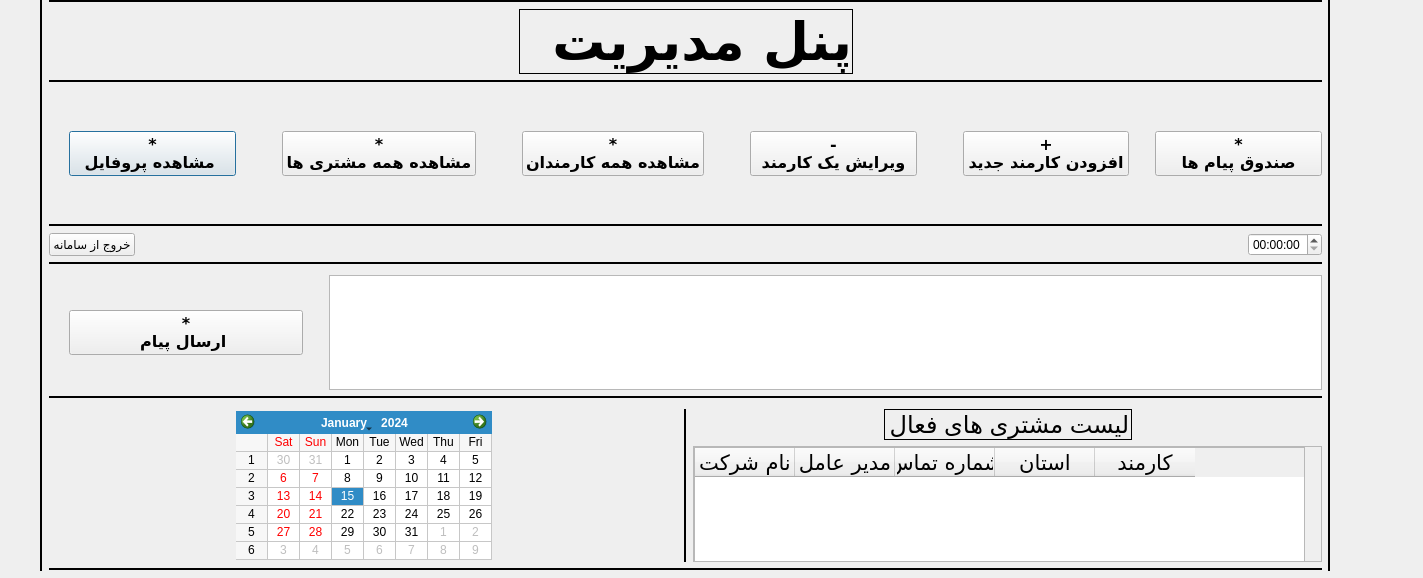
<?xml version="1.0" encoding="UTF-8"?>
<ui version="4.0">
 <class>boss</class>
 <widget class="QDialog" name="boss">
  <property name="geometry">
   <rect>
    <x>0</x>
    <y>0</y>
    <width>1423</width>
    <height>578</height>
   </rect>
  </property>
  <property name="windowTitle">
   <string>Dialog</string>
  </property>
  <widget class="QWidget" name="layoutWidget">
   <property name="geometry">
    <rect>
     <x>0</x>
     <y>0</y>
     <width>1371</width>
     <height>571</height>
    </rect>
   </property>
   <layout class="QHBoxLayout" name="horizontalLayout_17">
    <item>
     <spacer name="horizontalSpacer_37">
      <property name="orientation">
       <enum>Qt::Horizontal</enum>
      </property>
      <property name="sizeType">
       <enum>QSizePolicy::Maximum</enum>
      </property>
      <property name="sizeHint" stdset="0">
       <size>
        <width>40</width>
        <height>20</height>
       </size>
      </property>
     </spacer>
    </item>
    <item>
     <widget class="Line" name="line_19">
      <property name="frameShadow">
       <enum>QFrame::Plain</enum>
      </property>
      <property name="lineWidth">
       <number>2</number>
      </property>
      <property name="orientation">
       <enum>Qt::Vertical</enum>
      </property>
     </widget>
    </item>
    <item>
     <layout class="QVBoxLayout" name="verticalLayout_17">
      <item>
       <layout class="QVBoxLayout" name="verticalLayout_18">
        <item>
         <widget class="Line" name="line_20">
          <property name="frameShadow">
           <enum>QFrame::Plain</enum>
          </property>
          <property name="lineWidth">
           <number>2</number>
          </property>
          <property name="orientation">
           <enum>Qt::Horizontal</enum>
          </property>
         </widget>
        </item>
        <item>
         <spacer name="verticalSpacer_23">
          <property name="orientation">
           <enum>Qt::Vertical</enum>
          </property>
          <property name="sizeHint" stdset="0">
           <size>
            <width>20</width>
            <height>40</height>
           </size>
          </property>
         </spacer>
        </item>
        <item>
         <layout class="QHBoxLayout" name="horizontalLayout_18">
          <item>
           <spacer name="horizontalSpacer_38">
            <property name="orientation">
             <enum>Qt::Horizontal</enum>
            </property>
            <property name="sizeHint" stdset="0">
             <size>
              <width>40</width>
              <height>20</height>
             </size>
            </property>
           </spacer>
          </item>
          <item>
           <widget class="QLabel" name="Boss_title_3">
            <property name="font">
             <font>
              <family>B Nazanin</family>
              <pointsize>40</pointsize>
              <weight>75</weight>
              <bold>true</bold>
             </font>
            </property>
            <property name="focusPolicy">
             <enum>Qt::ClickFocus</enum>
            </property>
            <property name="frameShape">
             <enum>QFrame::Box</enum>
            </property>
            <property name="text">
             <string>پنل مدیریت</string>
            </property>
           </widget>
          </item>
          <item>
           <spacer name="horizontalSpacer_39">
            <property name="orientation">
             <enum>Qt::Horizontal</enum>
            </property>
            <property name="sizeHint" stdset="0">
             <size>
              <width>40</width>
              <height>20</height>
             </size>
            </property>
           </spacer>
          </item>
         </layout>
        </item>
       </layout>
      </item>
      <item>
       <widget class="Line" name="line_21">
        <property name="windowModality">
         <enum>Qt::ApplicationModal</enum>
        </property>
        <property name="frameShadow">
         <enum>QFrame::Plain</enum>
        </property>
        <property name="lineWidth">
         <number>2</number>
        </property>
        <property name="orientation">
         <enum>Qt::Horizontal</enum>
        </property>
       </widget>
      </item>
      <item>
       <layout class="QVBoxLayout" name="verticalLayout_19">
        <item>
         <spacer name="verticalSpacer_24">
          <property name="orientation">
           <enum>Qt::Vertical</enum>
          </property>
          <property name="sizeHint" stdset="0">
           <size>
            <width>20</width>
            <height>40</height>
           </size>
          </property>
         </spacer>
        </item>
        <item>
         <spacer name="verticalSpacer_25">
          <property name="orientation">
           <enum>Qt::Vertical</enum>
          </property>
          <property name="sizeHint" stdset="0">
           <size>
            <width>20</width>
            <height>40</height>
           </size>
          </property>
         </spacer>
        </item>
        <item>
         <layout class="QHBoxLayout" name="horizontalLayout_19">
          <item>
           <spacer name="horizontalSpacer_40">
            <property name="orientation">
             <enum>Qt::Horizontal</enum>
            </property>
            <property name="sizeType">
             <enum>QSizePolicy::Maximum</enum>
            </property>
            <property name="sizeHint" stdset="0">
             <size>
              <width>20</width>
              <height>20</height>
             </size>
            </property>
           </spacer>
          </item>
          <item>
           <widget class="QPushButton" name="see_prof_5">
            <property name="font">
             <font>
              <family>B Nazanin</family>
              <pointsize>12</pointsize>
              <weight>75</weight>
              <bold>true</bold>
             </font>
            </property>
            <property name="toolTip">
             <string>&lt;html&gt;&lt;head/&gt;&lt;body&gt;&lt;p&gt;برای افزودن کارمند جدید کلیک کنید.&lt;/p&gt;&lt;/body&gt;&lt;/html&gt;</string>
            </property>
            <property name="layoutDirection">
             <enum>Qt::RightToLeft</enum>
            </property>
            <property name="text">
             <string>*
مشاهده پروفایل </string>
            </property>
            <property name="checkable">
             <bool>false</bool>
            </property>
            <property name="autoRepeat">
             <bool>false</bool>
            </property>
            <property name="autoRepeatDelay">
             <number>300</number>
            </property>
           </widget>
          </item>
          <item>
           <spacer name="horizontalSpacer_41">
            <property name="orientation">
             <enum>Qt::Horizontal</enum>
            </property>
            <property name="sizeType">
             <enum>QSizePolicy::Maximum</enum>
            </property>
            <property name="sizeHint" stdset="0">
             <size>
              <width>40</width>
              <height>20</height>
             </size>
            </property>
           </spacer>
          </item>
          <item>
           <widget class="QPushButton" name="see_calls_3">
            <property name="font">
             <font>
              <family>B Nazanin</family>
              <pointsize>12</pointsize>
              <weight>75</weight>
              <bold>true</bold>
             </font>
            </property>
            <property name="toolTip">
             <string>&lt;html&gt;&lt;head/&gt;&lt;body&gt;&lt;p&gt;برای افزودن کارمند جدید کلیک کنید.&lt;/p&gt;&lt;/body&gt;&lt;/html&gt;</string>
            </property>
            <property name="layoutDirection">
             <enum>Qt::RightToLeft</enum>
            </property>
            <property name="text">
             <string>*
مشاهده همه مشتری ها</string>
            </property>
            <property name="checkable">
             <bool>false</bool>
            </property>
            <property name="autoRepeat">
             <bool>false</bool>
            </property>
            <property name="autoRepeatDelay">
             <number>300</number>
            </property>
           </widget>
          </item>
          <item>
           <spacer name="horizontalSpacer_42">
            <property name="orientation">
             <enum>Qt::Horizontal</enum>
            </property>
            <property name="sizeType">
             <enum>QSizePolicy::Maximum</enum>
            </property>
            <property name="sizeHint" stdset="0">
             <size>
              <width>40</width>
              <height>20</height>
             </size>
            </property>
           </spacer>
          </item>
          <item>
           <widget class="QPushButton" name="see_emp_3">
            <property name="font">
             <font>
              <family>B Nazanin</family>
              <pointsize>12</pointsize>
              <weight>75</weight>
              <bold>true</bold>
             </font>
            </property>
            <property name="toolTip">
             <string>&lt;html&gt;&lt;head/&gt;&lt;body&gt;&lt;p&gt;برای افزودن کارمند جدید کلیک کنید.&lt;/p&gt;&lt;/body&gt;&lt;/html&gt;</string>
            </property>
            <property name="layoutDirection">
             <enum>Qt::RightToLeft</enum>
            </property>
            <property name="text">
             <string>*
مشاهده همه کارمندان</string>
            </property>
            <property name="checkable">
             <bool>false</bool>
            </property>
            <property name="autoRepeat">
             <bool>false</bool>
            </property>
            <property name="autoRepeatDelay">
             <number>300</number>
            </property>
           </widget>
          </item>
          <item>
           <spacer name="horizontalSpacer_43">
            <property name="orientation">
             <enum>Qt::Horizontal</enum>
            </property>
            <property name="sizeType">
             <enum>QSizePolicy::Maximum</enum>
            </property>
            <property name="sizeHint" stdset="0">
             <size>
              <width>40</width>
              <height>20</height>
             </size>
            </property>
           </spacer>
          </item>
          <item>
           <widget class="QPushButton" name="Del_emp_3">
            <property name="font">
             <font>
              <family>B Nazanin</family>
              <pointsize>12</pointsize>
              <weight>75</weight>
              <bold>true</bold>
             </font>
            </property>
            <property name="toolTip">
             <string>&lt;html&gt;&lt;head/&gt;&lt;body&gt;&lt;p&gt;برای افزودن کارمند جدید کلیک کنید.&lt;/p&gt;&lt;/body&gt;&lt;/html&gt;</string>
            </property>
            <property name="layoutDirection">
             <enum>Qt::RightToLeft</enum>
            </property>
            <property name="text">
             <string>-
ویرایش یک کارمند</string>
            </property>
            <property name="checkable">
             <bool>false</bool>
            </property>
            <property name="autoRepeat">
             <bool>false</bool>
            </property>
            <property name="autoRepeatDelay">
             <number>300</number>
            </property>
           </widget>
          </item>
          <item>
           <spacer name="horizontalSpacer_44">
            <property name="orientation">
             <enum>Qt::Horizontal</enum>
            </property>
            <property name="sizeType">
             <enum>QSizePolicy::Maximum</enum>
            </property>
            <property name="sizeHint" stdset="0">
             <size>
              <width>40</width>
              <height>20</height>
             </size>
            </property>
           </spacer>
          </item>
          <item>
           <widget class="QPushButton" name="Add_emp_3">
            <property name="font">
             <font>
              <family>B Nazanin</family>
              <pointsize>12</pointsize>
              <weight>75</weight>
              <bold>true</bold>
             </font>
            </property>
            <property name="toolTip">
             <string>&lt;html&gt;&lt;head/&gt;&lt;body&gt;&lt;p&gt;برای افزودن کارمند جدید کلیک کنید.&lt;/p&gt;&lt;/body&gt;&lt;/html&gt;</string>
            </property>
            <property name="layoutDirection">
             <enum>Qt::RightToLeft</enum>
            </property>
            <property name="text">
             <string>+
افزودن کارمند جدید</string>
            </property>
            <property name="checkable">
             <bool>false</bool>
            </property>
            <property name="autoRepeat">
             <bool>false</bool>
            </property>
            <property name="autoRepeatDelay">
             <number>300</number>
            </property>
           </widget>
          </item>
          <item>
           <spacer name="horizontalSpacer_45">
            <property name="orientation">
             <enum>Qt::Horizontal</enum>
            </property>
            <property name="sizeType">
             <enum>QSizePolicy::Maximum</enum>
            </property>
            <property name="sizeHint" stdset="0">
             <size>
              <width>20</width>
              <height>20</height>
             </size>
            </property>
           </spacer>
          </item>
          <item>
           <widget class="QPushButton" name="Inbox">
            <property name="font">
             <font>
              <family>B Nazanin</family>
              <pointsize>12</pointsize>
              <weight>75</weight>
              <bold>true</bold>
             </font>
            </property>
            <property name="toolTip">
             <string>&lt;html&gt;&lt;head/&gt;&lt;body&gt;&lt;p align=&quot;center&quot;&gt;&lt;span style=&quot; font-size:6pt;&quot;&gt;.برای ویرایش اطلاعات یک کلیک کنید&lt;/span&gt;&lt;/p&gt;&lt;/body&gt;&lt;/html&gt;</string>
            </property>
            <property name="layoutDirection">
             <enum>Qt::RightToLeft</enum>
            </property>
            <property name="text">
             <string>*
صندوق پیام ها</string>
            </property>
            <property name="checkable">
             <bool>false</bool>
            </property>
            <property name="autoRepeat">
             <bool>false</bool>
            </property>
            <property name="autoRepeatDelay">
             <number>300</number>
            </property>
           </widget>
          </item>
         </layout>
        </item>
        <item>
         <spacer name="verticalSpacer_26">
          <property name="orientation">
           <enum>Qt::Vertical</enum>
          </property>
          <property name="sizeHint" stdset="0">
           <size>
            <width>20</width>
            <height>40</height>
           </size>
          </property>
         </spacer>
        </item>
        <item>
         <spacer name="verticalSpacer_27">
          <property name="orientation">
           <enum>Qt::Vertical</enum>
          </property>
          <property name="sizeHint" stdset="0">
           <size>
            <width>20</width>
            <height>40</height>
           </size>
          </property>
         </spacer>
        </item>
       </layout>
      </item>
      <item>
       <widget class="Line" name="line_22">
        <property name="windowModality">
         <enum>Qt::ApplicationModal</enum>
        </property>
        <property name="frameShadow">
         <enum>QFrame::Plain</enum>
        </property>
        <property name="lineWidth">
         <number>2</number>
        </property>
        <property name="orientation">
         <enum>Qt::Horizontal</enum>
        </property>
       </widget>
      </item>
      <item>
       <layout class="QVBoxLayout" name="verticalLayout_20">
        <item>
         <layout class="QHBoxLayout" name="horizontalLayout_20">
          <item>
           <widget class="QPushButton" name="logout">
            <property name="text">
             <string>خروج از سامانه</string>
            </property>
           </widget>
          </item>
          <item>
           <spacer name="horizontalSpacer">
            <property name="orientation">
             <enum>Qt::Horizontal</enum>
            </property>
            <property name="sizeHint" stdset="0">
             <size>
              <width>40</width>
              <height>20</height>
             </size>
            </property>
           </spacer>
          </item>
          <item>
           <spacer name="horizontalSpacer_46">
            <property name="orientation">
             <enum>Qt::Horizontal</enum>
            </property>
            <property name="sizeType">
             <enum>QSizePolicy::Maximum</enum>
            </property>
            <property name="sizeHint" stdset="0">
             <size>
              <width>300</width>
              <height>20</height>
             </size>
            </property>
           </spacer>
          </item>
          <item>
           <widget class="QTimeEdit" name="timeEdit_3">
            <property name="currentSection">
             <enum>QDateTimeEdit::HourSection</enum>
            </property>
           </widget>
          </item>
         </layout>
        </item>
       </layout>
      </item>
      <item>
       <widget class="Line" name="line_23">
        <property name="frameShadow">
         <enum>QFrame::Plain</enum>
        </property>
        <property name="lineWidth">
         <number>2</number>
        </property>
        <property name="orientation">
         <enum>Qt::Horizontal</enum>
        </property>
       </widget>
      </item>
      <item>
       <spacer name="verticalSpacer_28">
        <property name="orientation">
         <enum>Qt::Vertical</enum>
        </property>
        <property name="sizeHint" stdset="0">
         <size>
          <width>20</width>
          <height>80</height>
         </size>
        </property>
       </spacer>
      </item>
      <item>
       <layout class="QVBoxLayout" name="verticalLayout_21">
        <item>
         <layout class="QHBoxLayout" name="horizontalLayout_21">
          <item>
           <spacer name="horizontalSpacer_48">
            <property name="orientation">
             <enum>Qt::Horizontal</enum>
            </property>
            <property name="sizeType">
             <enum>QSizePolicy::Maximum</enum>
            </property>
            <property name="sizeHint" stdset="0">
             <size>
              <width>20</width>
              <height>20</height>
             </size>
            </property>
           </spacer>
          </item>
          <item>
           <widget class="QPushButton" name="see_prof_6">
            <property name="font">
             <font>
              <family>B Nazanin</family>
              <pointsize>12</pointsize>
              <weight>75</weight>
              <bold>true</bold>
             </font>
            </property>
            <property name="toolTip">
             <string>&lt;html&gt;&lt;head/&gt;&lt;body&gt;&lt;p&gt;برای افزودن کارمند جدید کلیک کنید.&lt;/p&gt;&lt;/body&gt;&lt;/html&gt;</string>
            </property>
            <property name="layoutDirection">
             <enum>Qt::RightToLeft</enum>
            </property>
            <property name="text">
             <string>*
            ارسال پیام             </string>
            </property>
            <property name="checkable">
             <bool>false</bool>
            </property>
            <property name="autoRepeat">
             <bool>false</bool>
            </property>
            <property name="autoRepeatDelay">
             <number>300</number>
            </property>
           </widget>
          </item>
          <item>
           <spacer name="horizontalSpacer_49">
            <property name="orientation">
             <enum>Qt::Horizontal</enum>
            </property>
            <property name="sizeType">
             <enum>QSizePolicy::Maximum</enum>
            </property>
            <property name="sizeHint" stdset="0">
             <size>
              <width>20</width>
              <height>20</height>
             </size>
            </property>
           </spacer>
          </item>
          <item>
           <layout class="QVBoxLayout" name="verticalLayout_22">
            <item>
             <widget class="QTextEdit" name="messageText">
              <property name="font">
               <font>
                <family>B Nazanin</family>
                <pointsize>16</pointsize>
                <weight>50</weight>
                <bold>false</bold>
               </font>
              </property>
             </widget>
            </item>
           </layout>
          </item>
         </layout>
        </item>
       </layout>
      </item>
      <item>
       <widget class="Line" name="line_24">
        <property name="frameShadow">
         <enum>QFrame::Plain</enum>
        </property>
        <property name="lineWidth">
         <number>2</number>
        </property>
        <property name="orientation">
         <enum>Qt::Horizontal</enum>
        </property>
       </widget>
      </item>
      <item>
       <spacer name="verticalSpacer_29">
        <property name="orientation">
         <enum>Qt::Vertical</enum>
        </property>
        <property name="sizeHint" stdset="0">
         <size>
          <width>20</width>
          <height>80</height>
         </size>
        </property>
       </spacer>
      </item>
      <item>
       <layout class="QHBoxLayout" name="horizontalLayout_22">
        <item>
         <layout class="QVBoxLayout" name="verticalLayout_23">
          <item>
           <spacer name="verticalSpacer_30">
            <property name="orientation">
             <enum>Qt::Vertical</enum>
            </property>
            <property name="sizeHint" stdset="0">
             <size>
              <width>20</width>
              <height>40</height>
             </size>
            </property>
           </spacer>
          </item>
          <item>
           <layout class="QHBoxLayout" name="horizontalLayout_23">
            <item>
             <spacer name="horizontalSpacer_50">
              <property name="orientation">
               <enum>Qt::Horizontal</enum>
              </property>
              <property name="sizeHint" stdset="0">
               <size>
                <width>40</width>
                <height>20</height>
               </size>
              </property>
             </spacer>
            </item>
            <item>
             <widget class="QCalendarWidget" name="calendarWidget_3">
              <property name="firstDayOfWeek">
               <enum>Qt::Saturday</enum>
              </property>
              <property name="gridVisible">
               <bool>true</bool>
              </property>
              <property name="selectionMode">
               <enum>QCalendarWidget::SingleSelection</enum>
              </property>
              <property name="horizontalHeaderFormat">
               <enum>QCalendarWidget::ShortDayNames</enum>
              </property>
              <property name="verticalHeaderFormat">
               <enum>QCalendarWidget::ISOWeekNumbers</enum>
              </property>
              <property name="navigationBarVisible">
               <bool>true</bool>
              </property>
              <property name="dateEditEnabled">
               <bool>true</bool>
              </property>
             </widget>
            </item>
            <item>
             <spacer name="horizontalSpacer_51">
              <property name="orientation">
               <enum>Qt::Horizontal</enum>
              </property>
              <property name="sizeType">
               <enum>QSizePolicy::Expanding</enum>
              </property>
              <property name="sizeHint" stdset="0">
               <size>
                <width>40</width>
                <height>20</height>
               </size>
              </property>
             </spacer>
            </item>
           </layout>
          </item>
          <item>
           <spacer name="verticalSpacer_31">
            <property name="orientation">
             <enum>Qt::Vertical</enum>
            </property>
            <property name="sizeHint" stdset="0">
             <size>
              <width>20</width>
              <height>40</height>
             </size>
            </property>
           </spacer>
          </item>
         </layout>
        </item>
        <item>
         <widget class="Line" name="line_25">
          <property name="frameShadow">
           <enum>QFrame::Plain</enum>
          </property>
          <property name="lineWidth">
           <number>2</number>
          </property>
          <property name="orientation">
           <enum>Qt::Vertical</enum>
          </property>
         </widget>
        </item>
        <item>
         <layout class="QVBoxLayout" name="verticalLayout_24">
          <item>
           <layout class="QHBoxLayout" name="horizontalLayout_24">
            <item>
             <spacer name="horizontalSpacer_52">
              <property name="orientation">
               <enum>Qt::Horizontal</enum>
              </property>
              <property name="sizeHint" stdset="0">
               <size>
                <width>40</width>
                <height>20</height>
               </size>
              </property>
             </spacer>
            </item>
            <item>
             <widget class="QLabel" name="calls_list_3">
              <property name="frameShape">
               <enum>QFrame::Box</enum>
              </property>
              <property name="text">
               <string>&lt;html&gt;&lt;head/&gt;&lt;body&gt;&lt;p align=&quot;center&quot;&gt;&lt;span style=&quot; font-size:18pt;&quot;&gt;لیست مشتری های فعال&lt;/span&gt;&lt;/p&gt;&lt;/body&gt;&lt;/html&gt;</string>
              </property>
             </widget>
            </item>
            <item>
             <spacer name="horizontalSpacer_53">
              <property name="orientation">
               <enum>Qt::Horizontal</enum>
              </property>
              <property name="sizeHint" stdset="0">
               <size>
                <width>40</width>
                <height>20</height>
               </size>
              </property>
             </spacer>
            </item>
           </layout>
          </item>
          <item>
           <widget class="QScrollArea" name="scrollArea_3">
            <property name="widgetResizable">
             <bool>true</bool>
            </property>
            <widget class="QWidget" name="scrollAreaWidgetContents_3">
             <property name="geometry">
              <rect>
               <x>0</x>
               <y>0</y>
               <width>616</width>
               <height>156</height>
              </rect>
             </property>
             <widget class="QTableWidget" name="activeClientTable">
              <property name="geometry">
               <rect>
                <x>0</x>
                <y>0</y>
                <width>611</width>
                <height>151</height>
               </rect>
              </property>
              <column>
               <property name="text">
                <string>نام شرکت</string>
               </property>
               <property name="font">
                <font>
                 <family>B Nazanin</family>
                 <pointsize>16</pointsize>
                 <kerning>false</kerning>
                </font>
               </property>
               <property name="textAlignment">
                <set>AlignCenter</set>
               </property>
               <property name="background">
                <color alpha="0">
                 <red>0</red>
                 <green>0</green>
                 <blue>0</blue>
                </color>
               </property>
              </column>
              <column>
               <property name="text">
                <string>مدیر عامل</string>
               </property>
               <property name="font">
                <font>
                 <family>B Nazanin</family>
                 <pointsize>16</pointsize>
                 <kerning>false</kerning>
                </font>
               </property>
               <property name="textAlignment">
                <set>AlignCenter</set>
               </property>
               <property name="background">
                <color alpha="0">
                 <red>0</red>
                 <green>0</green>
                 <blue>0</blue>
                </color>
               </property>
              </column>
              <column>
               <property name="text">
                <string>شماره تماس</string>
               </property>
               <property name="font">
                <font>
                 <family>B Nazanin</family>
                 <pointsize>16</pointsize>
                 <kerning>false</kerning>
                </font>
               </property>
               <property name="textAlignment">
                <set>AlignCenter</set>
               </property>
               <property name="background">
                <color alpha="0">
                 <red>0</red>
                 <green>0</green>
                 <blue>0</blue>
                </color>
               </property>
              </column>
              <column>
               <property name="text">
                <string notr="true">استان</string>
               </property>
               <property name="font">
                <font>
                 <family>B Nazanin</family>
                 <pointsize>16</pointsize>
                 <kerning>false</kerning>
                </font>
               </property>
               <property name="textAlignment">
                <set>AlignCenter</set>
               </property>
               <property name="background">
                <color alpha="0">
                 <red>0</red>
                 <green>0</green>
                 <blue>0</blue>
                </color>
               </property>
              </column>
              <column>
               <property name="text">
                <string>کارمند</string>
               </property>
               <property name="font">
                <font>
                 <family>Agency FB</family>
                 <pointsize>16</pointsize>
                </font>
               </property>
              </column>
             </widget>
            </widget>
           </widget>
          </item>
         </layout>
        </item>
       </layout>
      </item>
      <item>
       <spacer name="verticalSpacer_33">
        <property name="orientation">
         <enum>Qt::Vertical</enum>
        </property>
        <property name="sizeHint" stdset="0">
         <size>
          <width>20</width>
          <height>40</height>
         </size>
        </property>
       </spacer>
      </item>
      <item>
       <widget class="Line" name="line_26">
        <property name="frameShadow">
         <enum>QFrame::Plain</enum>
        </property>
        <property name="lineWidth">
         <number>2</number>
        </property>
        <property name="orientation">
         <enum>Qt::Horizontal</enum>
        </property>
       </widget>
      </item>
     </layout>
    </item>
    <item>
     <widget class="Line" name="line_27">
      <property name="frameShadow">
       <enum>QFrame::Plain</enum>
      </property>
      <property name="lineWidth">
       <number>2</number>
      </property>
      <property name="orientation">
       <enum>Qt::Vertical</enum>
      </property>
     </widget>
    </item>
    <item>
     <spacer name="horizontalSpacer_54">
      <property name="orientation">
       <enum>Qt::Horizontal</enum>
      </property>
      <property name="sizeType">
       <enum>QSizePolicy::Maximum</enum>
      </property>
      <property name="sizeHint" stdset="0">
       <size>
        <width>40</width>
        <height>20</height>
       </size>
      </property>
     </spacer>
    </item>
   </layout>
  </widget>
 </widget>
 <resources/>
 <connections/>
</ui>
